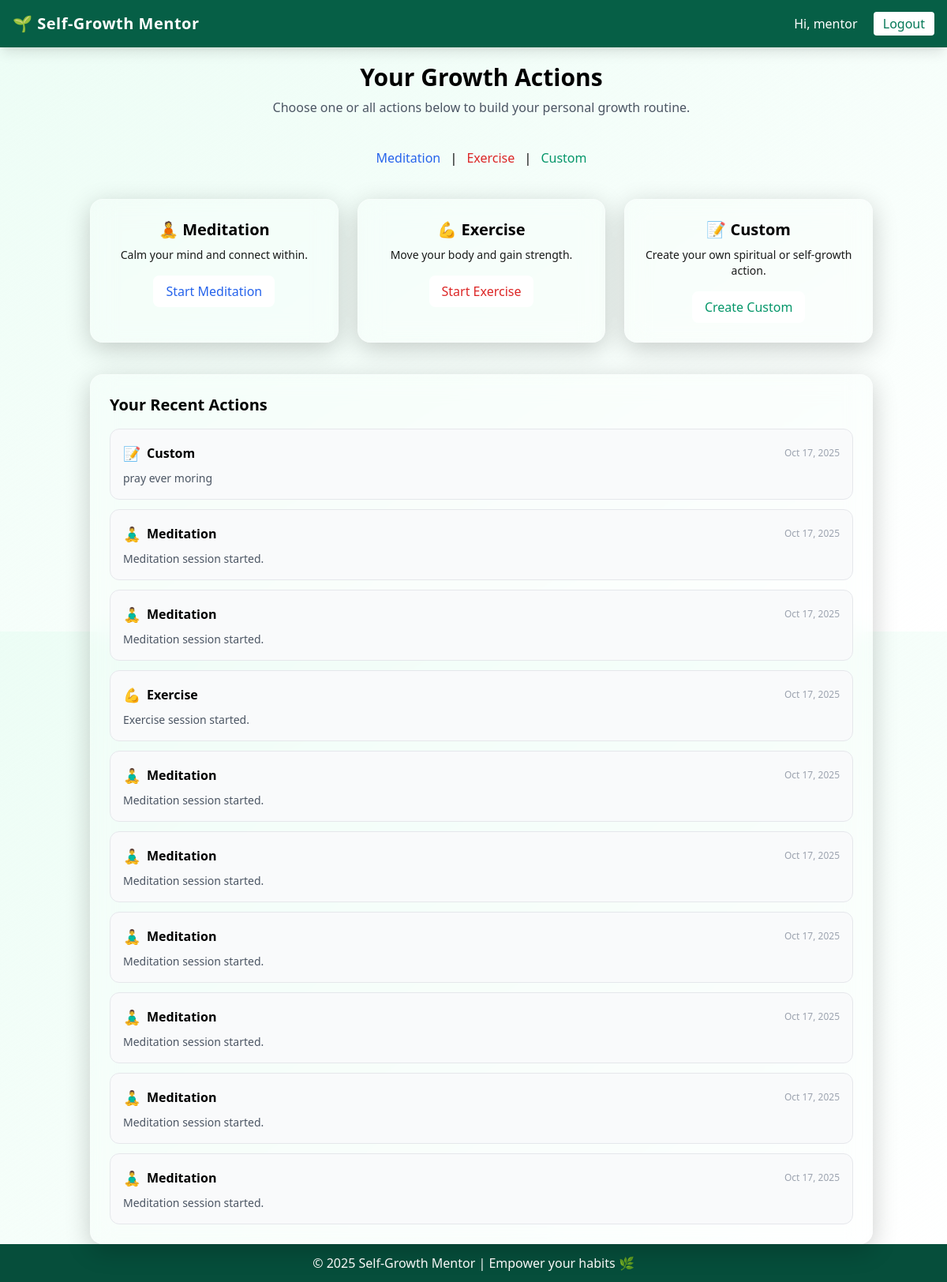
Screenshot of /growthfeed/actions/ (signed in) with the database file from the repository.
### growthfeed/models.py (models this page shows, shortened)
class Action(models.Model):
    ACTION_TYPES = [
        ('exercise', 'Exercise'),
        ('meditation', 'Meditation'),
        ('custom', 'Custom'),
    ]
    user = models.ForeignKey(User, on_delete=models.CASCADE)
    action_type = models.CharField(max_length=20, choices=ACTION_TYPES)
    description = models.TextField(blank=True)
    created_at = models.DateTimeField(auto_now_add=True)

### growthfeed/views.py (the view)
# urls.py: path('actions/', views.actions, name='actions'),
@login_required
def actions(request):
    user = request.user
    if request.method == "POST":
        action_type = request.POST.get("action_type")
        description = request.POST.get("description")
        Action.objects.create(user=user, action_type=action_type, description=description)
        return redirect("actions")
    actions = Action.objects.filter(user=user).order_by("-created_at")
    return render(request, "growthfeed/actions.html", {"actions": actions})

### growthfeed/templates/growthfeed/actions.html (shortened to what this page needs)
{% extends 'base.html' %}
{% block content %}
<div class="max-w-5xl mx-auto mt-10 px-4 space-y-10">
  <div class="text-center">
    <h1 class="text-3xl font-semibold mb-2">Your Growth Actions</h1>
    <p class="text-gray-600">Choose one or all actions below to build your personal growth routine.</p>
  </div>
  <div class="text-center mt-10">
  <a href="{% url 'growthfeed:meditation' %}" class="text-blue-600 hover:underline mx-2">Meditation</a> |
  <a href="{% url 'growthfeed:exercise' %}" class="text-red-600 hover:underline mx-2">Exercise</a> |
  <a href="{% url 'growthfeed:custom_action' %}" class="text-green-600 hover:underline mx-2">Custom</a>
</div>
  <div class="grid grid-cols-1 sm:grid-cols-3 gap-6">
    <div class="glass1 p-6 rounded-2xl text-center bg-gradient-to-br from-blue-500 to-indigo-500 text-blak">
      <h2 class="text-xl font-semibold mb-2">🧘 Meditation</h2>
      <p class="text-sm opacity-90 mb-4">Calm your mind and connect within.</p>
      <button onclick="selectAction('meditation')" class="bg-white text-blue-600 px-4 py-2 rounded-lg font-medium hover:bg-gray-100">Start Meditation</button>
    </div>
    <div class="glass1 p-6 rounded-2xl text-center bg-gradient-to-br from-red-500 to-pink-500 text-black">
      <h2 class="text-xl font-semibold mb-2">💪 Exercise</h2>
      <p class="text-sm opacity-90 mb-4">Move your body and gain strength.</p>
      <button onclick="selectAction('exercise')" class="bg-white text-red-600 px-4 py-2 rounded-lg font-medium hover:bg-gray-100">Start Exercise</button>
    </div>
    <div class="glass1 p-6 rounded-2xl text-center bg-gradient-to-br from-green-500 to-emerald-500 text-black">
      <h2 class="text-xl font-semibold mb-2">📝 Custom</h2>
      <p class="text-sm opacity-90 mb-4">Create your own spiritual or self-growth action.</p>
      <button onclick="toggleCustomForm()" class="bg-white text-green-600 px-4 py-2 rounded-lg font-medium hover:bg-gray-100">Create Custom</button>
    </div>
  </div>
  <div class="glass1 p-6 rounded-2xl bg-white shadow-md">
    <h2 class="text-xl font-semibold mb-4">Your Recent Actions</h2>
    {% if actions %}
      <div class="space-y-3">
        {% for action in actions %}
        <div class="border rounded-xl p-4 hover:shadow-sm bg-gray-50 transition">
          <div class="flex justify-between items-center">
            <div class="flex items-center gap-2">
              {% if action.action_type == 'exercise' %}
                <span class="text-red-500 text-lg">💪</span>
              {% elif action.action_type == 'meditation' %}
                <span class="text-blue-500 text-lg">🧘‍♂️</span>
              {% else %}
                <span class="text-green-500 text-lg">📝</span>
              {% endif %}
              <h3 class="font-semibold capitalize">{{ action.action_type }}</h3>
            </div>
            <p class="text-xs text-gray-400">{{ action.created_at|date:"M d, Y" }}</p>
          </div>
          {% if action.description %}
          <p class="text-gray-600 text-sm mt-2">{{ action.description }}</p>
          {% endif %}
        </div>
        {% endfor %}
      </div>
    {% else %}
      <p class="text-gray-500">You haven’t created any actions yet.</p>
    {% endif %}
  </div>
</div>
{% endblock %}

### accounts/templates/base.html (shortened to what this page needs)
<!DOCTYPE html>
<html lang="en">
<head>
    <link href="https://cdn.jsdelivr.net/npm/tailwindcss@2.2.19/dist/tailwind.min.css" rel="stylesheet">
     <link rel="stylesheet" href="https://cdnjs.cloudflare.com/ajax/libs/font-awesome/6.4.0/css/all.min.css" />
</head>
<body class="bg-gradient-to-br from-green-50 to-cornsilk min-h-screen flex flex-col">
    <nav class="topnav bg-green-800 text-white shadow-lg p-4 flex justify-between items-center fixed top-0 left-0 w-full" id="topnav">
        <a href="/" class="text-xl font-semibold tracking-wide">🌱 Self-Growth Mentor</a>
        <div>
            {% if user.is_authenticated %}
                <span class="mr-4">Hi, {{ user.username }}</span>
                <a href="{% url 'accounts:logout' %}" class="bg-white text-green-700 px-3 py-1 rounded hover:bg-green-100">Logout</a>
            {% else %}
                <a href="{% url 'accounts:login' %}" class="mr-4 hover:underline">Login</a>
                <a href="{% url 'accounts:register' %}" class="bg-white text-green-700 px-3 py-1 rounded hover:bg-green-100">Register</a>
            {% endif %}
        </div>
    </nav>
    <main class="flex-grow flex justify-center items-center p-6" id="main">
        {% block content %}{% endblock %}
    </main>
    <footer class="bg-green-900 text-white text-center py-3">
        <p>© 2025 Self-Growth Mentor | Empower your habits 🌿</p>
    </footer>
</body>
</html>

### accounts/templates/base.html (style rules this page uses)
body { overflow-y: auto; height: 100vh; }
.glass1 { background: rgba(255, 255, 255, 0.15); backdrop-filter: blur(15px); border: 1px solid rgba(255, 255, 255, 0.25); box-shadow: 0 8px 32px rgba(0, 0, 0, 0.2); }
#topnav { z-index: 1; }
.topnav { heigth:100px; }
#main { padding: 40px 0 0 20px; }

### rows the page displays
Action: action_type "Custom", created_at "Oct 17, 2025", description "pray ever moring"
Action: action_type "Meditation", created_at "Oct 17, 2025", description "Meditation session started."
Action: action_type "Meditation", created_at "Oct 17, 2025", description "Meditation session started."
Action: action_type "Exercise", created_at "Oct 17, 2025", description "Exercise session started."
Action: action_type "Meditation", created_at "Oct 17, 2025", description "Meditation session started."
Action: action_type "Meditation", created_at "Oct 17, 2025", description "Meditation session started."
Action: action_type "Meditation", created_at "Oct 17, 2025", description "Meditation session started."
Action: action_type "Meditation", created_at "Oct 17, 2025", description "Meditation session started."
Action: action_type "Meditation", created_at "Oct 17, 2025", description "Meditation session started."
Action: action_type "Meditation", created_at "Oct 17, 2025", description "Meditation session started."

### other values shown
{{ user.username }} "mentor"
